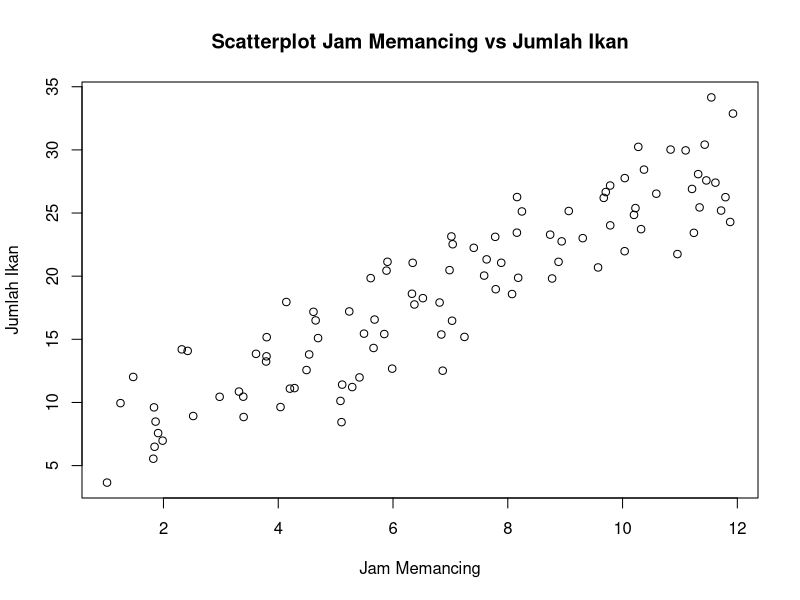
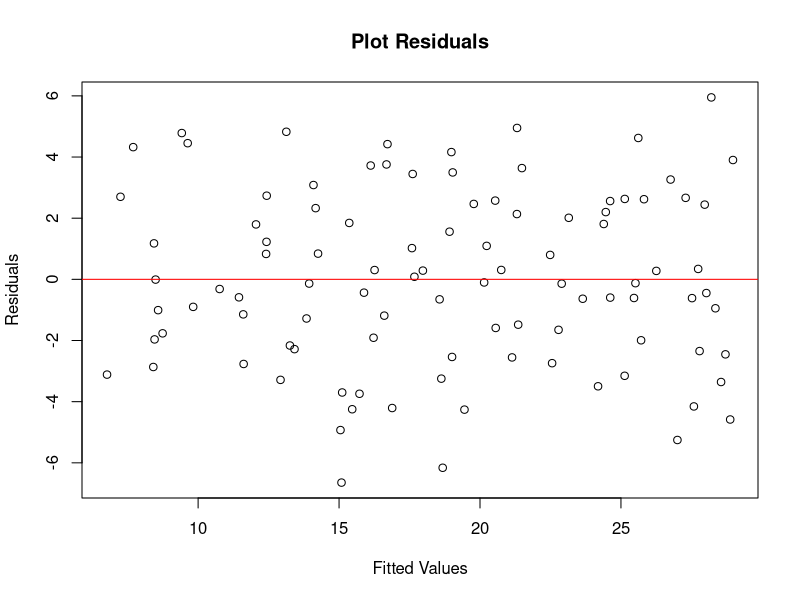
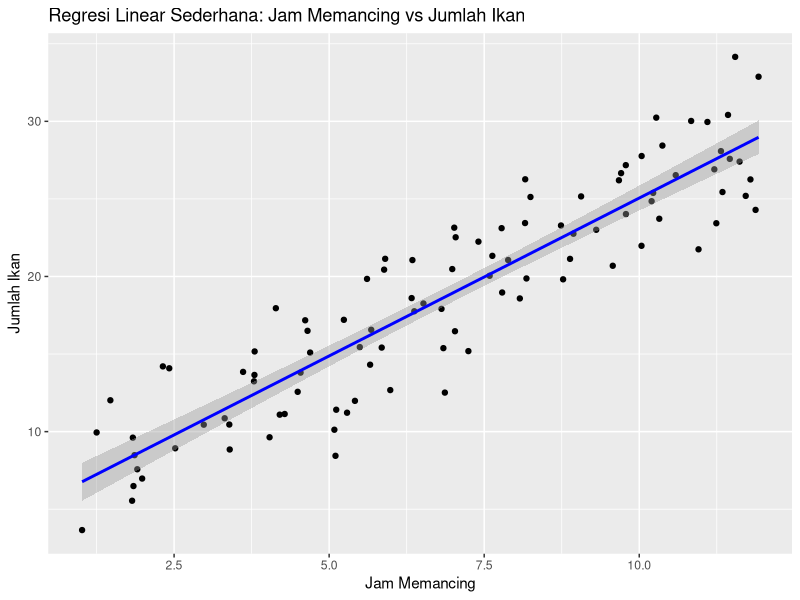

The R source for these figures, in order:
install.packages("ggplot2")
install.packages("dplyr")
install.packages("car")

#Langkah 1: Membuat Data
#Kita akan membuat data simulasi untuk analisis regresi linear sederhana. Misalkan kita ingin menganalisis hubungan antara jam memancing (X) dan jumlah ikan yang didapat (Y).
# Mengatur seed untuk reproduktifitas
set.seed(456)
# Membuat data simulasi
n <- 100
jam_memancing <- runif(n, 1, 12)  # Jam memancing antara 1 hingga 12
error <- rnorm(n, mean = 0, sd = 3)  # Error normal
jumlah_ikan <- 5 + 2 * jam_memancing + error  # Model regresi
# Menggabungkan data ke dalam data frame
data <- data.frame(jam_memancing, jumlah_ikan)

#Langkah 2: Uji Asumsi
#1.Linearitas: Hubungan antara variabel independen dan dependen harus linear.
#2.Normalitas: Residual harus terdistribusi normal.
#3.Homoscedasticity: Varians residual harus konstan.
# Uji linearitas
plot(data$jam_memancing, data$jumlah_ikan, main = "Scatterplot Jam Memancing vs Jumlah Ikan", xlab = "Jam Memancing", ylab = "Jumlah Ikan")
# Uji normalitas residual
model <- lm(jumlah_ikan ~ jam_memancing, data = data)
residuals <- model$residuals
shapiro.test(residuals)  # Uji Shapiro-Wilk untuk normalitas
# Uji homoscedasticity
plot(model$fitted.values, residuals, main = "Plot Residuals", xlab = "Fitted Values", ylab = "Residuals")
abline(h = 0, col = "red")

#Langkah 3: Analisis
# Melakukan regresi linear
model <- lm(jumlah_ikan ~ jam_memancing, data = data)
# Menampilkan ringkasan model
summary(model)

#Langkah 4: Visualisasi
# Visualisasi hasil regresi
library(ggplot2)

ggplot(data, aes(x = jam_memancing, y = jumlah_ikan)) +
  geom_point() +
  geom_smooth(method = "lm", col = "blue") +
  labs(title = "Regresi Linear Sederhana: Jam Memancing vs Jumlah Ikan",
       x = "Jam Memancing",
       y = "Jumlah Ikan")

